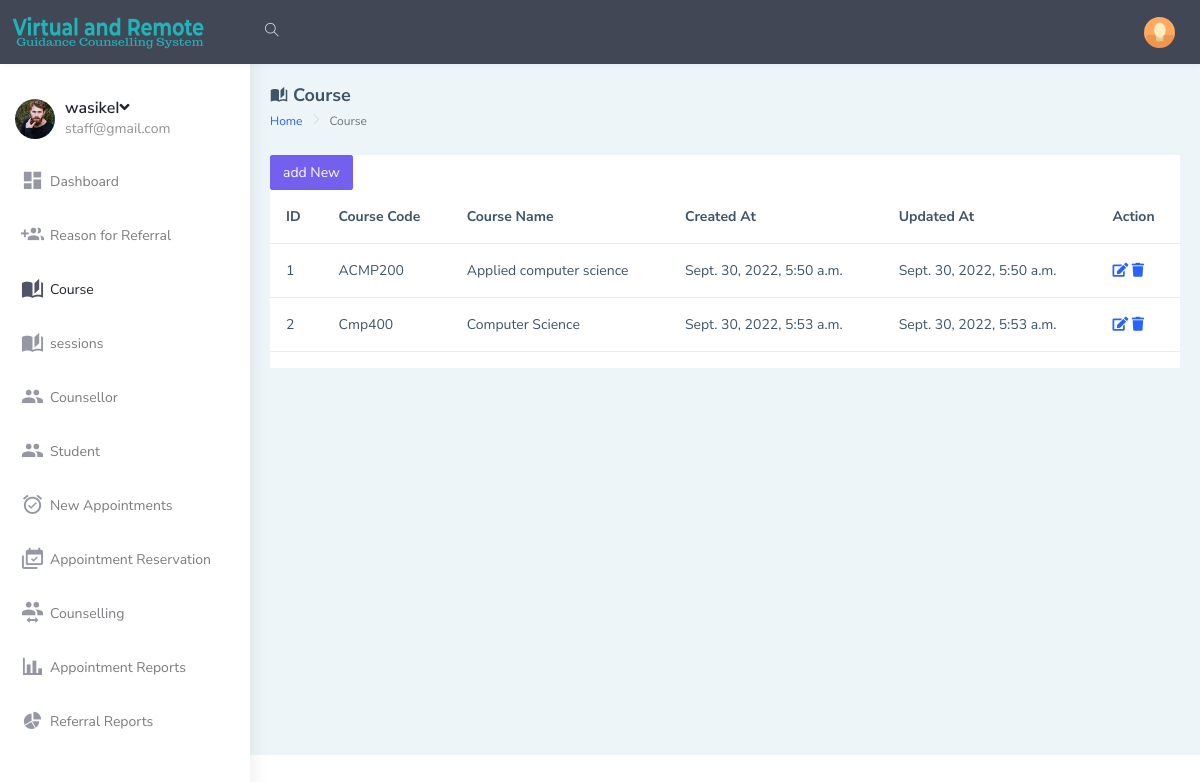
The app's page /staff_course/ (signed in) with its own data.
### Counselling_App/models.py (models this page shows)
class CustomUser(AbstractUser):
    user_type_data = ((1, "HOD"), (2, "Staff"), (3, "Student"))
    user_type = models.CharField(default=1, choices=user_type_data, max_length=10)

class Courses(models.Model):
    id = models.AutoField(primary_key=True)
    course_code=models.CharField(max_length=50)
    course_name = models.CharField(max_length=50)
    created_at = models.DateTimeField(auto_now_add=True)
    updated_at = models.DateTimeField(auto_now=True)
    objects = models.Manager()

### Counselling_App/StaffViews.py (the view)
# urls.py: path('course/', HodViews.Course, name='add_course'),
def Course(request):
    courses = Courses.objects.all()
    context = {
        "courses": courses
    }
    return render(request,'Counselling_App/staff_template/course.html',context)

### Counselling_App/templates/Counselling_App/staff_template/course.html (shortened to what this page needs)
{% extends 'Counselling_App/staff_template/main.html' %}
{% load static %}
{% block Course %}
    <div id="main-wrapper" data-layout="vertical" data-navbarbg="skin5" data-sidebartype="full"
        data-sidebar-position="absolute" data-header-position="absolute" data-boxed-layout="full">
        <header class="topbar" data-navbarbg="skin5">
            <nav class="navbar top-navbar navbar-expand-md navbar-dark">
                <div class="navbar-header" data-logobg="skin5">
                    <a class="navbar-brand" href="index.html">
                        <b class="logo-icon">
                        <img src="{% static 'assets/images/logo-1.png' %}" alt="homepage" style="margin-top:-50px;margin-bottom:-50px" />
                        </b>
                    </a>
                </div>
                <div class="navbar-collapse collapse" id="navbarSupportedContent" data-navbarbg="skin5">
                    <ul class="navbar-nav float-start me-auto">
                        <li class="nav-item search-box"> <a class="nav-link waves-effect waves-dark"
                                href="javascript:void(0)"><i class="ti-search"></i></a>
                        </li>
                    </ul>
                    <ul class="navbar-nav float-end">
                        <li class="nav-item dropdown">
                            <a class="nav-link dropdown-toggle text-muted waves-effect waves-dark pro-pic" href="#" id="navbarDropdown" role="button" data-bs-toggle="dropdown" aria-expanded="false">
                                <img src="{% static 'assets/images/users/1.jpg' %}" alt="user" class="rounded-circle" width="31">
                            </a>
                        </li>
                    </ul>
                </div>
            </nav>
        </header>
        <aside class="left-sidebar" data-sidebarbg="skin6">
            <div class="scroll-sidebar">
                <nav class="sidebar-nav">
                    <ul id="sidebarnav">
                        <li>
                            <div class="user-profile d-flex no-block dropdown m-t-20">
                                <div class="user-pic"><img src="{% static 'assets/images/users/2.jpg' %}" alt="users"
                                        class="rounded-circle" width="40" /></div>
                                <div class="user-content hide-menu m-l-10">
                                    <a href="#" class="" id="Userdd" role="button"
                                        data-bs-toggle="dropdown" aria-haspopup="true" aria-expanded="false">
                                        <h5 class="m-b-0 user-name font-medium">{{ user.username }}<i
                                                class="fa fa-angle-down"></i></h5>
                                        <span class="op-5 user-email">{{ user.email }}</span>
                                    </a>
                                </div>
                            </div>
                        </li>
                        <li class="sidebar-item"> <a class="sidebar-link waves-effect waves-dark sidebar-link"
                                href="{% url 'staff_home' %}" aria-expanded="false"><i class="mdi mdi-view-dashboard"></i><span
                                    class="hide-menu">Dashboard</span></a></li>
                        <li class="sidebar-item"> <a class="sidebar-link waves-effect waves-dark sidebar-link"
                                href="{% url 'staff_referral' %}" aria-expanded="false"><i
                                    class="mdi mdi-account-multiple-plus"></i><span class="hide-menu">Reason for Referral</span></a></li>
                        <li class="sidebar-item"> <a class="sidebar-link waves-effect waves-dark sidebar-link"
                                href="{% url 'staff_course' %}" aria-expanded="false"><i class="mdi mdi-book-open-page-variant"></i><span
                                    class="hide-menu">Course</span></a></li>
                        <li class="sidebar-item"> <a class="sidebar-link waves-effect waves-dark sidebar-link"
                                href="{% url 'staff_session' %}" aria-expanded="false"><i class="mdi mdi-book-open-page-variant"></i><span
                                    class="hide-menu">sessions</span></a></li>
                        <li class="sidebar-item"> <a class="sidebar-link waves-effect waves-dark sidebar-link"
                                href="{% url 'staff_counsellor' %}" aria-expanded="false"><i class="mdi mdi-account-multiple"></i><span
                                    class="hide-menu">Counsellor</span></a></li>
                        <li class="sidebar-item"> <a class="sidebar-link waves-effect waves-dark sidebar-link"
                                href="{% url 'staff_student' %}" aria-expanded="false"><i class="mdi mdi-account-multiple"></i><span
                                    class="hide-menu">Student</span></a></li>
                        <li class="sidebar-item"> <a class="sidebar-link waves-effect waves-dark sidebar-link"
                                href="{% url 'staff_schedule' %}" aria-expanded="false"><i class="mdi mdi-alarm-check"></i><span
                                    class="hide-menu">New Appointments</span></a></li>
                        <li class="sidebar-item"> <a class="sidebar-link waves-effect waves-dark sidebar-link"
                                href="{% url 'staff_appointment' %}" aria-expanded="false"><i class="mdi mdi-calendar-multiple-check"></i><span
                                    class="hide-menu">Appointment Reservation</span></a></li>
                        <li class="sidebar-item"> <a class="sidebar-link waves-effect waves-dark sidebar-link"
                                href="{% url 'staff_counselling' %}" aria-expanded="false"><i class="mdi mdi-account-switch"></i><span
                                    class="hide-menu">Counselling</span></a></li>
                        <li class="sidebar-item"> <a class="sidebar-link waves-effect waves-dark sidebar-link"
                                href="{% url 'staff_appointment1' %}" aria-expanded="false"><i class="mdi mdi-chart-bar"></i><span
                                    class="hide-menu">Appointment Reports</span></a></li>
                        <li class="sidebar-item"> <a class="sidebar-link waves-effect waves-dark sidebar-link"
                                href="{% url 'staff_referralR' %}" aria-expanded="false"><i class="mdi mdi-chart-pie"></i><span
                                    class="hide-menu">Referral Reports</span></a></li>
                    </ul>
                </nav>
            </div>
        </aside>
        <div class="page-wrapper">
            <div class="page-breadcrumb">
                <div class="row align-items-center">
                    <div class="col-5">
                        <h4 class="page-title"><i class="mdi mdi-book-open-page-variant"></i> Course</h4>
                        <div class="d-flex align-items-center">
                            <nav aria-label="breadcrumb">
                                <ol class="breadcrumb">
                                    <li class="breadcrumb-item"><a href="#">Home</a></li>
                                    <li class="breadcrumb-item active" aria-current="page">Course</li>
                                </ol>
                            </nav>
                        </div>
                    </div>
                </div>
            </div>
            <div class="container-fluid">
                <div class="row">
                    <div class="col-12">
                        <div class="card">
                            <div class="table-responsive">
                        <button type="button" class="btn btn-primary" data-bs-toggle="modal" data-bs-target="#exampleModal" data-bs-whatever="@mdo">add New</button>
                        <table id="example" class="table table-hover">
                                    <thead>
                                        <tr>
                                            <th scope="col">ID</th>
                                            <th scope="col">Course Code</th>
                                            <th scope="col">Course Name</th>
                                            <th scope="col">Created At</th>
                                            <th scope="col">Updated At</th>
                                            <th scope="col">Action</th>
                                        </tr>
                                    </thead>
                                    <tbody>
                                        {% for course in courses %}
                                        <tr>
                                            <td>{{ course.id }}</td>
                                            <td>{{ course.course_code }}</td>
                                            <td>{{ course.course_name }}</td>
                                            <td>{{ course.created_at }}</td>
                                            <td>{{ course.updated_at }}</td>
                                            <td><a href="javascript:void(0)"><i class="fa fa-edit"></i></a>
                                                <a href="javascript:void(0)"><i class="fa fa-trash"></i></a>
                                            </td>
                                        </tr>
                                        {% endfor %}
                                    </tbody>
                                </table>
                            </div>
                        </div>
                    </div>
                </div>
            </div>
        </div>
    </div>
    {% endblock Course %}

### records on screen
CustomUser: username "wasikeI", email "staff@gmail.com"
Courses: id "1", course_code "ACMP200", course_name "Applied computer science", created_at "Sept. 30, 2022, 5:50 a.m.", updated_at "Sept. 30, 2022, 5:50 a.m."
Courses: id "2", course_code "Cmp400", course_name "Computer Science", created_at "Sept. 30, 2022, 5:53 a.m.", updated_at "Sept. 30, 2022, 5:53 a.m."
